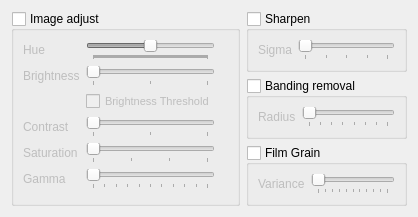
  <widget class="QWidget" name="tab">
   <attribute name="title">
    <string>Essential</string>
   </attribute>
   <layout class="QGridLayout" name="gridLayout_8">
    <item row="0" column="0" rowspan="3">
     <widget class="QGroupBox" name="adjustEnable">
      <property name="enabled">
       <bool>true</bool>
      </property>
      <property name="title">
       <string>Image adjust</string>
      </property>
      <property name="checkable">
       <bool>true</bool>
      </property>
      <property name="checked">
       <bool>false</bool>
      </property>
      <layout class="QGridLayout" name="gridLayout_6">
       <item row="0" column="0">
        <widget class="QLabel" name="label">
         <property name="text">
          <string>Hue</string>
         </property>
         <property name="buddy">
          <cstring>hueSlider</cstring>
         </property>
        </widget>
       </item>
       <item row="0" column="1">
        <widget class="QSlider" name="hueSlider">
         <property name="minimum">
          <number>-180</number>
         </property>
         <property name="maximum">
          <number>180</number>
         </property>
         <property name="orientation">
          <enum>Qt::Horizontal</enum>
         </property>
         <property name="tickPosition">
          <enum>QSlider::TicksBelow</enum>
         </property>
         <property name="tickInterval">
          <number>1</number>
         </property>
        </widget>
       </item>
       <item row="0" column="2">
        <widget class="QLabel" name="hueValueLabel">
         <property name="text">
          <string/>
         </property>
        </widget> 
       </item>
       <item row="1" column="0">
        <widget class="QLabel" name="label_3">
         <property name="text">
          <string>Brightness</string>
         </property>
         <property name="buddy">
          <cstring>brightnessSlider</cstring>
         </property>
        </widget>
       </item>
       <item row="1" column="1">
        <widget class="QSlider" name="brightnessSlider">
         <property name="maximum">
          <number>200</number>
         </property>
         <property name="orientation">
          <enum>Qt::Horizontal</enum>
         </property>
         <property name="tickPosition">
          <enum>QSlider::TicksBelow</enum>
         </property>
         <property name="tickInterval">
          <number>100</number>
         </property>
        </widget>
       </item>
       <item row="1" column="2">
        <widget class="QLabel" name="brightnessValueLabel">
         <property name="text">
          <string/>
         </property>
        </widget>
       </item>
       <item row="2" column="1">
        <widget class="QCheckBox" name="brightnessThresholdCheck">
         <property name="font">
          <font>
           <pointsize>8</pointsize>
          </font>
         </property>
         <property name="text">
          <string>Brightness Threshold</string>
         </property>
        </widget>
       </item>
       <item row="3" column="0">
        <widget class="QLabel" name="label_2">
         <property name="text">
          <string>Contrast</string>
         </property>
         <property name="buddy">
          <cstring>contrastSlider</cstring>
         </property>
        </widget>
       </item>
       <item row="3" column="1">
        <widget class="QSlider" name="contrastSlider">
         <property name="maximum">
          <number>200</number>
         </property>
         <property name="orientation">
          <enum>Qt::Horizontal</enum>
         </property>
         <property name="tickPosition">
          <enum>QSlider::TicksBelow</enum>
         </property>
         <property name="tickInterval">
          <number>100</number>
         </property>
        </widget>
       </item>
       <item row="3" column="2">
        <widget class="QLabel" name="contrastValueLabel">
         <property name="text">
          <string/>
         </property>
        </widget>
       </item>
       <item row="4" column="0">
        <widget class="QLabel" name="label_4">
         <property name="text">
          <string>Saturation</string>
         </property>
         <property name="buddy">
          <cstring>saturationSlider</cstring>
         </property>
        </widget>
       </item>
       <item row="4" column="1">
        <widget class="QSlider" name="saturationSlider">
         <property name="maximum">
          <number>300</number>
         </property>
         <property name="orientation">
          <enum>Qt::Horizontal</enum>
         </property>
         <property name="tickPosition">
          <enum>QSlider::TicksBelow</enum>
         </property>
         <property name="tickInterval">
          <number>100</number>
         </property>
        </widget>
       </item>
       <item row="4" column="2">
        <widget class="QLabel" name="saturationValueLabel">
         <property name="text">
          <string/>
         </property>
        </widget>
       </item>
       <item row="5" column="0">
        <widget class="QLabel" name="label_5">
         <property name="text">
          <string>Gamma</string>
         </property>
         <property name="buddy">
          <cstring>gammaSlider</cstring>
         </property>
        </widget>
       </item>
       <item row="5" column="1">
        <widget class="QSlider" name="gammaSlider">
         <property name="maximum">
          <number>1000</number>
         </property>
         <property name="orientation">
          <enum>Qt::Horizontal</enum>
         </property>
         <property name="tickPosition">
          <enum>QSlider::TicksBelow</enum>
         </property>
         <property name="tickInterval">
          <number>100</number>
         </property>
        </widget>
       </item>
       <item row="5" column="2">
        <widget class="QLabel" name="gammaValueLabel">
         <property name="text">
          <string/>
         </property>
        </widget>
       </item>
      </layout>
     </widget>
    </item>
    <item row="0" column="1">
     <widget class="QGroupBox" name="sharpenEnable">
      <property name="title">
       <string>Sharpen</string>
      </property>
      <property name="checkable">
       <bool>true</bool>
      </property>
      <property name="checked">
       <bool>false</bool>
      </property>
      <layout class="QGridLayout">
       <item row="0" column="0">
        <widget class="QLabel" name="label_29">
         <property name="text">
          <string>Sigma</string>
         </property>
         <property name="buddy">
          <cstring>sharpenSigmaSlider</cstring>
         </property>
        </widget>
       </item>
       <item row="0" column="1">
        <widget class="QSlider" name="sharpenSigmaSlider">
         <property name="maximum">
          <number>200</number>
         </property>
         <property name="pageStep">
          <number>10</number>
         </property>
         <property name="orientation">
          <enum>Qt::Horizontal</enum>
         </property>
         <property name="tickPosition">
          <enum>QSlider::TicksBelow</enum>
         </property>
         <property name="tickInterval">
          <number>50</number>
         </property>
        </widget>
       </item>
      </layout>
     </widget>
    </item>
    <item row="1" column="1">
     <widget class="QGroupBox" name="gradfunEnable">
      <property name="title">
       <string>Banding removal</string>
      </property>
      <property name="checkable">
       <bool>true</bool>
      </property>
      <property name="checked">
       <bool>false</bool>
      </property>
      <layout class="QGridLayout" name="gridLayout_2">
       <item row="0" column="0">
        <widget class="QLabel" name="label_32">
         <property name="text">
          <string>Radius</string>
         </property>
         <property name="buddy">
          <cstring>gradfunRadiusSlider</cstring>
         </property>
        </widget>
       </item>
       <item row="0" column="1">
        <widget class="QSlider" name="gradfunRadiusSlider">
         <property name="minimum">
          <number>4</number>
         </property>
         <property name="maximum">
          <number>32</number>
         </property>
         <property name="pageStep">
          <number>4</number>
         </property>
         <property name="orientation">
          <enum>Qt::Horizontal</enum>
         </property>
         <property name="tickPosition">
          <enum>QSlider::TicksBelow</enum>
         </property>
         <property name="tickInterval">
          <number>4</number>
         </property>
        </widget>
       </item>
      </layout>
     </widget>
    </item>
    <item row="2" column="1">
     <widget class="QGroupBox" name="grainEnable">
      <property name="title">
       <string>Film Grain</string>
      </property>
      <property name="checkable">
       <bool>true</bool>
      </property>
      <property name="checked">
       <bool>false</bool>
      </property>
      <layout class="QGridLayout" name="gridLayout_4">
       <item row="0" column="0">
        <widget class="QLabel" name="label_50">
         <property name="text">
          <string>Variance</string>
         </property>
         <property name="buddy">
          <cstring>grainVarianceSlider</cstring>
         </property>
        </widget>
       </item>
       <item row="0" column="1">
        <widget class="QSlider" name="grainVarianceSlider">
         <property name="minimum">
          <number>0</number>
         </property>
         <property name="maximum">
          <number>40</number>
         </property>
         <property name="pageStep">
          <number>4</number>
         </property>
         <property name="orientation">
          <enum>Qt::Horizontal</enum>
         </property>
         <property name="tickPosition">
          <enum>QSlider::TicksBelow</enum>
         </property>
         <property name="tickInterval">
          <number>4</number>
         </property>
        </widget>
       </item>
      </layout>
     </widget>
    </item>
   </layout>
  </widget>
